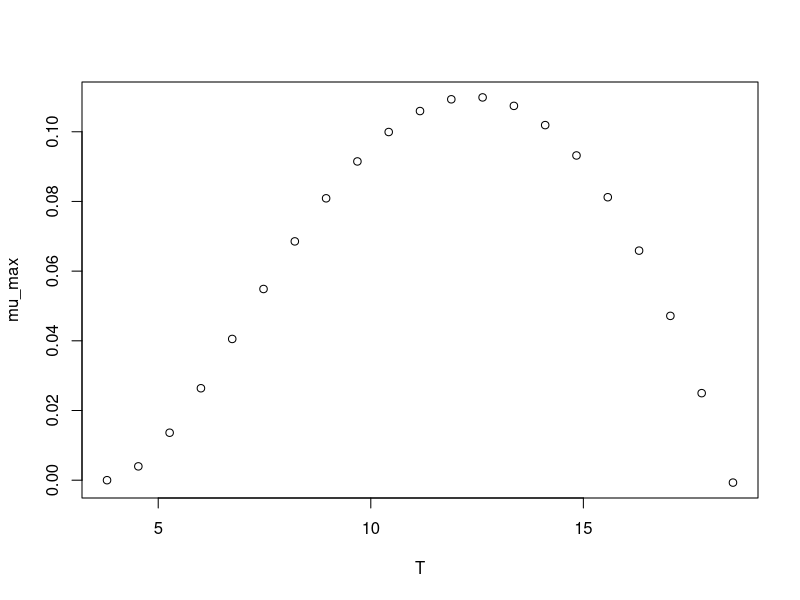

The R source for this figure:
#############################
# start of Parameter script
#############################
T <- seq(3.7962037962038,18.5185,length.out=21)
#############################
# end of Parameter script
#############################
############################# 
# start of Model script Gropin ID 414 
#############################
 
# constant coefficients for this model
 
variables <- data.frame(T)
argumentsPar <- expand.grid(variables)
 
# heart of the model
response_surface <- function(T) {
   mumax <-(1.1*(10^-1)*(T-18.5)*((T-3.8)^2))/((12.4-3.8)*((12.4-3.8)*(T-12.4)-(12.4-18.5)*(12.4+3.8-2*T)))

return(mumax=mumax)
} 

# output parameters
mumax <- cbind(argumentsPar,response_surface(argumentsPar['T']))
colnames(mumax) <- c(colnames(argumentsPar),'mumax')
#############################
# End of Model script
#############################
############################# 
# start of Visualisation script Gropin ID 414 
#############################
plot(T,mumax$mumax,
                          xlab='T',
                          ylab='mu_max')
#############################
# End of Visualisation script
#############################
